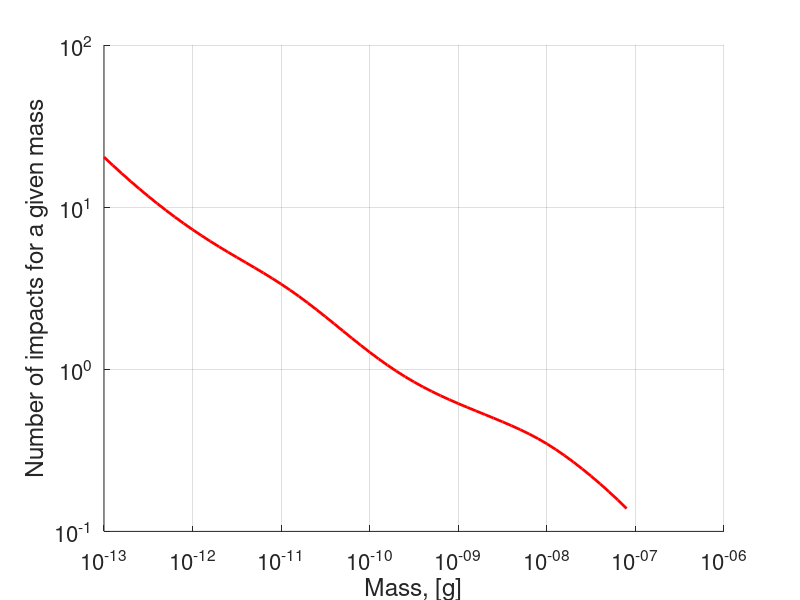
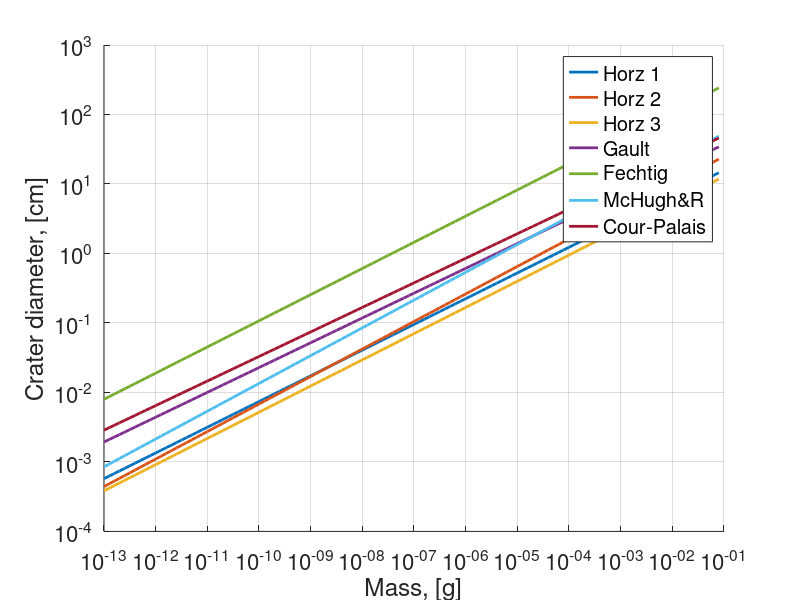
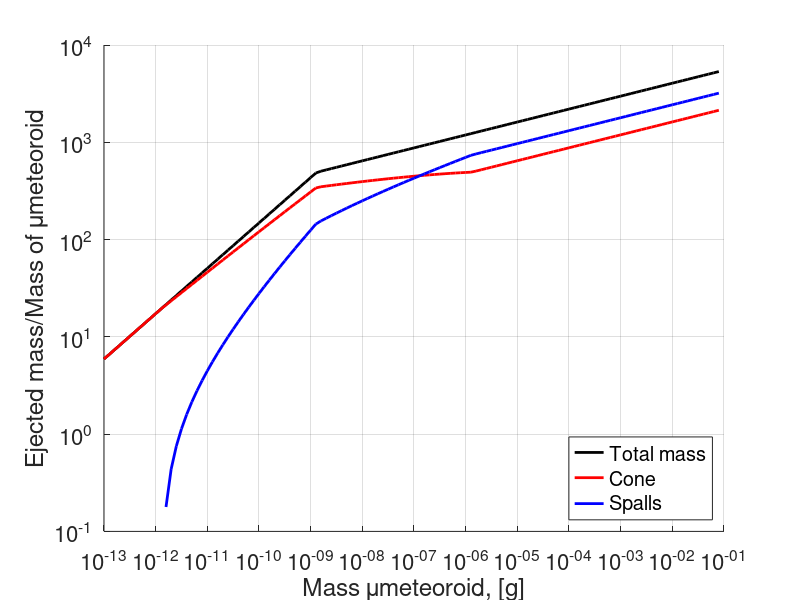
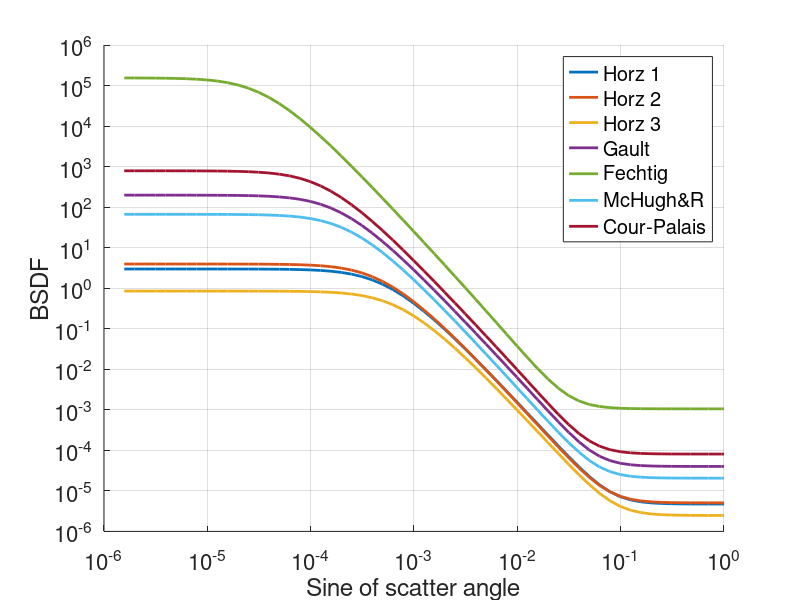

These figures' MATLAB source, in order: (Note: this script raises an error after producing the figures.)
clear all;close all; clc
%% Parameter section
MD=4;%years Mission duration (4 and 10 years)
Mrd=0.3;%m Mirror diameter
rho_target=2.53;%g/cm3 Zerodur density
CF=1;%Correction factor (shielding by structure). if CF==1 - no correction (worse scenario)
rho=2.5;%g/cm^3 constant density for all micrometeoroids
velo=20;%km/s impact velosity
alpha=0;%rad impact angle
lam=1.064e-6;%m wavelength 


%% Mictometeoroid amount
% Grun model
m=10.^(-(1:0.1:13));

F1=(2.2e+3*m.^0.306+15).^(-4.38);
F2=1.3e-9*(m+1e+11*m.^2+1e+27*m.^4).^(-0.36);
F3=1.3e-16*(m+1e+6*m.^2).^(-0.85);
Fs=3.1557e+7*(F1+F2+F3);%1/m2/year

Sm=pi*(Mrd/2)^2;% m^2 Mirror surface
Fs=Fs*MD*Mrd*Sm;
disp(['Number of impacts for  micrometeoriod mass >1e-12g  is ' num2str(round(Fs(find(m<=1e-12,1))))])
% figure(1)
% hold on
% plot(m,Fs,'-k','linew',2)
% grid on
% set(gca,'xscale','log')
% set(gca,'yscale','log')
% set(gca,'fontsize',16)
% xlabel('Mass, [g]')
% ylabel('Number of M1 impacts')
% xlim([1e-13 1])

 

mass=m(2:end);%g fraction of the assumed number at a given mass should be assigned to the next lower mass (p3 SWALES)
NEI=(diff(Fs));% Number of expected impacts
NEI(NEI<=1/2.71828/2.71828)=0;% Cut on micrometeoroid size


Diam=(6*mass/(pi*rho)).^(1/3);%cm

figure(2)
hold on
plot(mass,NEI,'r','linew',2)
% plot(mass,diff(Fs),'-ok','linew',2)

grid on
set(gca,'xscale','log')
set(gca,'yscale','log')
set(gca,'fontsize',16)
xlabel('Mass, [g]')
ylabel('Number of impacts for a given mass')
xlim([ 1e-13 1e-6])
% legend('4 years','10 years')
% End of Stage 1
%% Crater Diameter

% James B. Heaney MLCD micrometeoroid optical damage analysis -- solar window 
D1=10^(1.569).*mass.^0.37;%cm
D2=10^(1.793).*mass.^0.396;%cm
D3=10^(1.485).*mass.^0.377;%cm


%% Particle/wall interaction model

% Gault Fechtig McHugh&Richardson Cour-Palais
K1=[1.08 6.0 1.28 1.06];
lambda=[1.071 1.13 1.2 1.06];
beta=[0.524 0.71 0 0.5];
gamma=[0.714 0.755 2/3 2/3];
xi=[0.714 0.755 2/3 2/3];
kappa=[-0.5 -0.5 0.5 0];

Kc=10;%Zerodur is brittle

for p=1:4
Dpw(p,:)=K1(p)*Kc*(Diam.^lambda(p))*(rho^beta(p))*(velo.^gamma(p))*(cos(alpha)^xi(p))*(rho_target^kappa(p));
end
% sum(Dpw.^2*pi.*repmat(NEI,[4 1]),2)
%% Uniter data for Stage 2
DCrater=[ D1; D2; D3; Dpw];

figure(3)
hold on
for cnt=1:7 
  plot(mass, DCrater(cnt,:),'linew',2)
end
grid on
set(gca,'xscale','log')
set(gca,'yscale','log')
set(gca,'fontsize',16)
xlabel('Mass, [g]')
ylabel('Crater diameter, [cm]')
legend('Horz 1','Horz 2','Horz 3','Gault','Fechtig','McHugh&R','Cour-Palais')
%% Ejected mass
% J-M Siguier J-C Mandeville. Test procedures to evaluate spacecraft
% materials ejecta upon hypervelocity impact

% Brittle target
K=ones(size(Diam));
K(Diam<0.001)=Diam(Diam<0.001)*1e+3;% comment this line for a ductile target

Ei=(mass/1000)*(velo*1000)^2/2;%Joule
Me=K.*7.41e-6.*sqrt(rho/rho_target).*Ei.^1.133.*cos(alpha)^2*1000;%g

betam=ones(size(Diam));
betam(Diam>0.01)=0.4;% comment this line for a ductile target
betam((Diam>0.0001)&(Diam<=0.01))=-0.3.*log10(Diam((Diam>0.0001)&(Diam<=0.01))/100)-0.8;% comment this line for a ductile target


Mcone=betam.*Me;
Mspalls=(1-betam).*Me;

figure(4)
hold on
plot(mass, Me./mass,'-k','linew',2)
plot(mass, Mcone./mass,'-r','linew',2)
plot(mass, Mspalls./mass,'-b','linew',2)

grid on

set(gca,'xscale','log')
 set(gca,'yscale','log')
set(gca,'fontsize',16)
xlabel('Mass \mumeteoroid, [g]')
ylabel('Ejected mass/Mass of \mumeteoroid')
legend('Total mass','Cone','Spalls','location','southeast')

%% Contamination model
Mt=sum(NEI.*Me);%g total emitted mass
VolEt=Mt*rho_target*(10000)^3; %um^3 volume of total emitted material

De=(6*mass/(pi*rho_target)).^(1/3)*10000;%um equivalent diameter

NEI01=(diff(Fs))/Sm*0.1; % particle distribution on 0.1m^2 surface
NEI01(NEI01<=1/2.71828/2.71828)=0;% Cut on micrometeoroid size

% max(Me(NEI01>0)) is the biggest ejected mass
CL=(6*max(Me(NEI01>0))/(pi*rho_target)).^(1/3)*10000;%um Cleanliness level is equal to the biggest particle diameter on the surface of 0.1m^2

% mass conservation
S=0.6:0.0001:1.5;
for cnt=1:length(S)

Nd=10.^(S(cnt).*(log10(CL).^2-log10(De).^2))/0.1*Sm;% MIL-STD-1246C particle distribution on the surface
fds=diff(Nd);

rez(cnt)=abs(sum(fds.*NEI(2:end).*((De(2:end)/2).^3))*4/3*pi-VolEt);
end
[~,psm]=min(rez);

disp(['Max ejected mass=' num2str(max(Me(NEI01>0))) 'g; S=' num2str(S(psm)) '; CL=' num2str(CL)])


%% BRDF Peterson model
thet=10.^(-(0:0.1:6))*pi/2;

BSDF=zeros([size(DCrater,1) length(thet)]);


figure(6)
hold on

for cnt=1:7

for cntx=1:length(NEI)%sum over all diameters
Nd=NEI(cntx)./Sm;%Density of the umeteoroids
d=DCrater(cnt,cntx)*1e-2;% D1 D2 D3 Dpw1 Dpw2 Dpw3 Dpw4
ld=(4/pi^4)^(1/3)*lam/d;
BSDF(cnt,:)=BSDF(cnt,:)+Nd*d^2/4*(1+(pi*d/(2*lam))^2*(1+(sin(thet)./ld).^2).^(-3/2));
end

plot(sin(thet),BSDF(cnt,:),'linew',2)
end

grid on
set(gca,'fontsize',16)
set(gca,'yscale','log')
 set(gca,'xscale','log')
xlabel('Sine of scatter angle')
ylabel('BSDF')
legend('Horz 1','Horz 2','Horz 3','Gault','Fechtig','McHugh&R','Cour-Palais')




%% ABg+R for optical simulation
 for p=1:7
bsdf=BSDF(p,:);
[xData, yData] = prepareCurveData( sin(thet), bsdf );
ft = fittype( [num2str(bsdf(end)) '*B/(B+x^2.55)+' num2str(bsdf(1))], 'independent', 'x', 'dependent', 'y' );
opts = fitoptions( 'Method', 'NonlinearLeastSquares' );
opts.Display = 'final';
opts.DiffMinChange=1e-14;
opts.TolX=1e-14;
opts.TolFun=1e-14;
opts.MaxIter=1000;
opts.StartPoint = [3e-9];

% Fit model to data.
[fitresult, gof] = fit( xData, yData, ft, opts );

B(p)=fitresult.B;
A(p)=bsdf(end)*B(p);
%  g=fitresult.g
Lmb(p)=bsdf(1);

 end
% 
  g=2.55;
R=Lmb*pi;% R is reflectance of the surface


format shortE
  disp('g=2.55') 
  disp('R   A   B ') 
for cnt=1:7
   disp([num2str(R(cnt))  '   '  num2str(A(cnt)) '   '  num2str(B(cnt)) ]) 
end



figure
hold on
for p=1:7
plot(thet,BSDF(p,:),'linew',2)
plot(thet,A(p)./(B(p)+sin(thet).^g)+Lmb(p),'--','linew',2)
end
grid on
set(gca,'fontsize',16)
set(gca,'yscale','log')
set(gca,'xscale','log')

%% BRDF Peterson model TIS
% thet1=0:0.000001:pi/2;
% 
% BSDF1=0;
% 
% 
% 
% for cnt=1:7
% 
% for cntx=1:length(NEI)%sum over all diameters
% Nd=NEI(cntx)./Sm;%Density of the umeteoroids
% d=DCrater(cnt,cntx)*1e-2;% D1 D2 D3 Dpw1 Dpw2 Dpw3 Dpw4
% ld=(4/pi^4)^(1/3)*lam/d;
% BSDF1=BSDF1+Nd*d^2/4*(1+(pi*d/(2*lam))^2*(1+(sin(thet1)./ld).^2).^(-3/2));
% end
% TIS(cnt)=sum(BSDF1.*cos(thet1).*sin(thet1))*2*pi*1e-6;
% end
% format shortE
% TIS
% 
% format shortE
% 
% for cnt=length(mass):-1:1
%    disp([num2str(mass(cnt))  '&'  num2str(Fs(cnt+1)) '&'  num2str(NEI(cnt)) '\\ \hline'  ]) 
% end
% 
%    disp([num2str(m(1))  '&'  num2str(Fs(1))  '&\\ \hline'  ]) 


